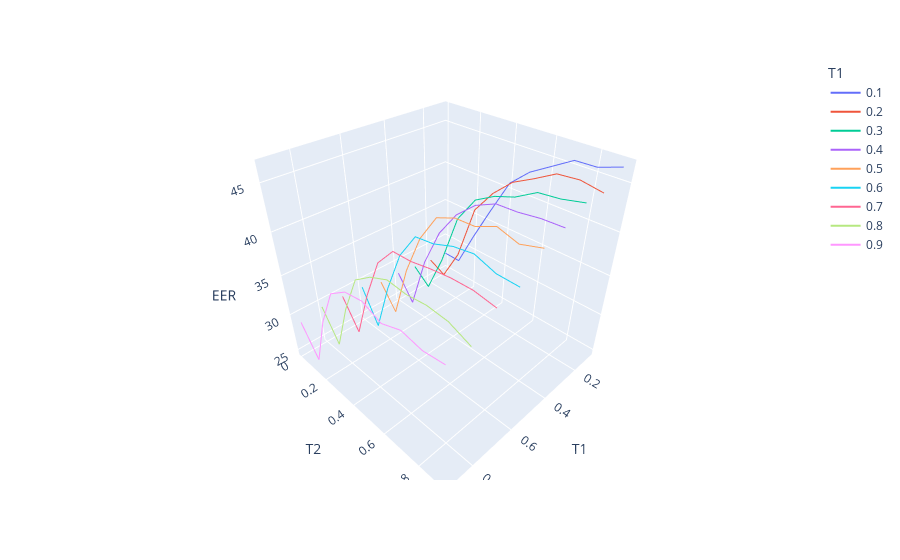

The code cell stored with this chart in its notebook:
### Code cell
fig = px.line_3d(df, x='T1', y='T2', z='EER',color='T1')
fig.show()

### Figure 1 — Plotly figure (JSON) as saved in the notebook; plotly's stock layout.template omitted (floating-point values rounded to 4 significant figures)
{"data": [{"hovertemplate": "T1=%{x}<br>T2=%{y}<br>EER=%{z}<extra></extra>", "legendgroup": "0.1", "line": {"color": "#636efa", "dash": "solid"}, "marker": {"symbol": "circle"}, "mode": "lines", "name": "0.1", "scene": "scene", "showlegend": true, "type": "scatter3d", "x": [0.1, 0.1, 0.1, 0.1, 0.1, 0.1, 0.1, 0.1, 0.1, 0.1], "y": [0.01, 0.11, 0.21, 0.31, 0.41, 0.51, 0.61, 0.71, 0.81, 0.91], "z": [27.62, 27.59, 32.28, 36.68, 40.91, 42.93, 44.28, 45.63, 45.7, 46.46]}, {"hovertemplate": "T1=%{x}<br>T2=%{y}<br>EER=%{z}<extra></extra>", "legendgroup": "0.2", "line": {"color": "#EF553B", "dash": "solid"}, "marker": {"symbol": "circle"}, "mode": "lines", "name": "0.2", "scene": "scene", "showlegend": true, "type": "scatter3d", "x": [0.2, 0.2, 0.2, 0.2, 0.2, 0.2, 0.2, 0.2, 0.2, 0.2], "y": [0.01, 0.11, 0.21, 0.31, 0.41, 0.51, 0.61, 0.71, 0.81, 0.91], "z": [27.81, 26.74, 30.9, 37.83, 40.67, 42.73, 43.89, 45.16, 45.36, 44.96]}, {"hovertemplate": "T1=%{x}<br>T2=%{y}<br>EER=%{z}<extra></extra>", "legendgroup": "0.3", "line": {"color": "#00cc96", "dash": "solid"}, "marker": {"symbol": "circle"}, "mode": "lines", "name": "0.3", "scene": "scene", "showlegend": true, "type": "scatter3d", "x": [0.3, 0.3, 0.3, 0.3, 0.3, 0.3, 0.3, 0.3, 0.3, 0.3], "y": [0.01, 0.11, 0.21, 0.31, 0.41, 0.51, 0.61, 0.71, 0.81, 0.91], "z": [28.11, 26.3, 31.39, 37.79, 40.9, 42.17, 42.96, 44.27, 44.51, 45.03]}, {"hovertemplate": "T1=%{x}<br>T2=%{y}<br>EER=%{z}<extra></extra>", "legendgroup": "0.4", "line": {"color": "#ab63fa", "dash": "solid"}, "marker": {"symbol": "circle"}, "mode": "lines", "name": "0.4", "scene": "scene", "showlegend": true, "type": "scatter3d", "x": [0.4, 0.4, 0.4, 0.4, 0.4, 0.4, 0.4, 0.4, 0.4, 0.4], "y": [0.01, 0.11, 0.21, 0.31, 0.41, 0.51, 0.61, 0.71, 0.81, 0.91], "z": [28.48, 25.32, 32.41, 37.21, 40.29, 42.22, 43.27, 43.38, 43.71, 43.81]}, {"hovertemplate": "T1=%{x}<br>T2=%{y}<br>EER=%{z}<extra></extra>", "legendgroup": "0.5", "line": {"color": "#FFA15A", "dash": "solid"}, "marker": {"symbol": "circle"}, "mode": "lines", "name": "0.5", "scene": "scene", "showlegend": true, "type": "scatter3d", "x": [0.5, 0.5, 0.5, 0.5, 0.5, 0.5, 0.5, 0.5, 0.5, 0.5], "y": [0.01, 0.11, 0.21, 0.31, 0.41, 0.51, 0.61, 0.71, 0.81, 0.91], "z": [28.54, 25.42, 32.59, 37.73, 41.04, 41.96, 42.09, 43.08, 42.43, 43.12]}, {"hovertemplate": "T1=%{x}<br>T2=%{y}<br>EER=%{z}<extra></extra>", "legendgroup": "0.6", "line": {"color": "#19d3f3", "dash": "solid"}, "marker": {"symbol": "circle"}, "mode": "lines", "name": "0.6", "scene": "scene", "showlegend": true, "type": "scatter3d", "x": [0.6, 0.6, 0.6, 0.6, 0.6, 0.6, 0.6, 0.6, 0.6, 0.6], "y": [0.01, 0.11, 0.21, 0.31, 0.41, 0.51, 0.61, 0.71, 0.81, 0.91], "z": [29.22, 24.91, 31.61, 36.97, 40.14, 40.44, 41.26, 41.62, 40.86, 40.81]}, {"hovertemplate": "T1=%{x}<br>T2=%{y}<br>EER=%{z}<extra></extra>", "legendgroup": "0.7", "line": {"color": "#FF6692", "dash": "solid"}, "marker": {"symbol": "circle"}, "mode": "lines", "name": "0.7", "scene": "scene", "showlegend": true, "type": "scatter3d", "x": [0.7, 0.7, 0.7, 0.7, 0.7, 0.7, 0.7, 0.7, 0.7, 0.7], "y": [0.01, 0.11, 0.21, 0.31, 0.41, 0.51, 0.61, 0.71, 0.81, 0.91], "z": [29.39, 25.66, 32.17, 37.4, 39.79, 39.87, 40.3, 40.6, 40.67, 40.31]}, {"hovertemplate": "T1=%{x}<br>T2=%{y}<br>EER=%{z}<extra></extra>", "legendgroup": "0.8", "line": {"color": "#B6E880", "dash": "solid"}, "marker": {"symbol": "circle"}, "mode": "lines", "name": "0.8", "scene": "scene", "showlegend": true, "type": "scatter3d", "x": [0.8, 0.8, 0.8, 0.8, 0.8, 0.8, 0.8, 0.8, 0.8, 0.8], "y": [0.01, 0.11, 0.21, 0.31, 0.41, 0.51, 0.61, 0.71, 0.81, 0.91], "z": [29.46, 25.58, 31.93, 36.81, 38.36, 39.32, 39.11, 39.37, 39.17, 38.22]}, {"hovertemplate": "T1=%{x}<br>T2=%{y}<br>EER=%{z}<extra></extra>", "legendgroup": "0.9", "line": {"color": "#FF97FF", "dash": "solid"}, "marker": {"symbol": "circle"}, "mode": "lines", "name": "0.9", "scene": "scene", "showlegend": true, "type": "scatter3d", "x": [0.9, 0.9, 0.9, 0.9, 0.9, 0.9, 0.9, 0.9, 0.9, 0.9], "y": [0.01, 0.11, 0.21, 0.31, 0.41, 0.51, 0.61, 0.71, 0.81, 0.91], "z": [28.92, 25.12, 31.92, 36.7, 38.2, 38.59, 37.68, 38.49, 38.02, 38.3]}], "layout": {"legend": {"title": {"text": "T1"}, "tracegroupgap": 0}, "margin": {"t": 60}, "scene": {"domain": {"x": [0, 1], "y": [0, 1]}, "xaxis": {"categoryarray": [0.1, 0.2, 0.3, 0.4, 0.5, 0.6, 0.7, 0.8, 0.9], "categoryorder": "array", "title": {"text": "T1"}}, "yaxis": {"title": {"text": "T2"}}, "zaxis": {"title": {"text": "EER"}}}}}
